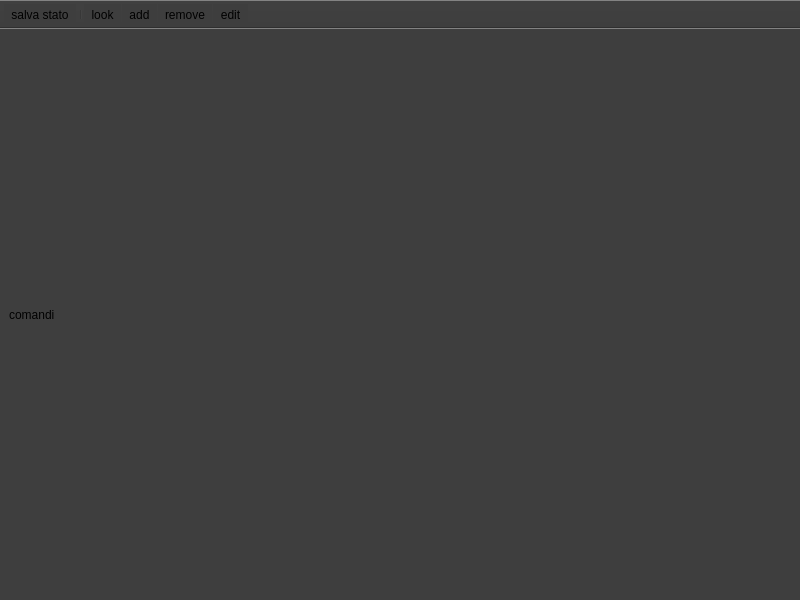
<?xml version="1.0" encoding="UTF-8"?>
<ui version="4.0">
 <class>finestraTecnico</class>
 <widget class="QMainWindow" name="finestraTecnico">
  <property name="geometry">
   <rect>
    <x>0</x>
    <y>0</y>
    <width>800</width>
    <height>600</height>
   </rect>
  </property>
  <property name="windowTitle">
   <string>GetFat | Tecnico</string>
  </property>
  <property name="styleSheet">
   <string notr="true">background-color: rgb(62, 62, 62)</string>
  </property>
  <widget class="QWidget" name="centralwidget">
   <layout class="QVBoxLayout" name="verticalLayout">
    <item>
     <widget class="QLabel" name="label">
      <property name="text">
       <string>comandi</string>
      </property>
     </widget>
    </item>
   </layout>
  </widget>
  <widget class="QToolBar" name="toolBar">
   <property name="sizePolicy">
    <sizepolicy hsizetype="Fixed" vsizetype="Fixed">
     <horstretch>0</horstretch>
     <verstretch>0</verstretch>
    </sizepolicy>
   </property>
   <property name="windowTitle">
    <string>toolBar</string>
   </property>
   <property name="movable">
    <bool>false</bool>
   </property>
   <property name="iconSize">
    <size>
     <width>40</width>
     <height>40</height>
    </size>
   </property>
   <attribute name="toolBarArea">
    <enum>TopToolBarArea</enum>
   </attribute>
   <attribute name="toolBarBreak">
    <bool>false</bool>
   </attribute>
   <addaction name="actionsalva_stato"/>
   <addaction name="separator"/>
   <addaction name="actionlook"/>
   <addaction name="actionadd"/>
   <addaction name="actionremove"/>
   <addaction name="actionedit"/>
  </widget>
  <action name="actionsalva_stato">
   <property name="icon">
    <iconset resource="risorse.qrc">
     <normaloff>:/risorse/save.png</normaloff>:/risorse/save.png</iconset>
   </property>
   <property name="text">
    <string>salva stato</string>
   </property>
  </action>
  <action name="actionadd">
   <property name="icon">
    <iconset resource="risorse.qrc">
     <normaloff>:/risorse/add.png</normaloff>:/risorse/add.png</iconset>
   </property>
   <property name="text">
    <string>add</string>
   </property>
  </action>
  <action name="actionremove">
   <property name="icon">
    <iconset resource="risorse.qrc">
     <normaloff>:/risorse/remove.png</normaloff>:/risorse/remove.png</iconset>
   </property>
   <property name="text">
    <string>remove</string>
   </property>
  </action>
  <action name="actionedit">
   <property name="icon">
    <iconset resource="risorse.qrc">
     <normaloff>:/risorse/edit.png</normaloff>:/risorse/edit.png</iconset>
   </property>
   <property name="text">
    <string>edit</string>
   </property>
  </action>
  <action name="actionlook">
   <property name="icon">
    <iconset resource="risorse.qrc">
     <normaloff>:/risorse/search.png</normaloff>:/risorse/search.png</iconset>
   </property>
   <property name="text">
    <string>look</string>
   </property>
  </action>
 </widget>
 <resources>
  <include location="risorse.qrc"/>
 </resources>
 <connections/>
</ui>
